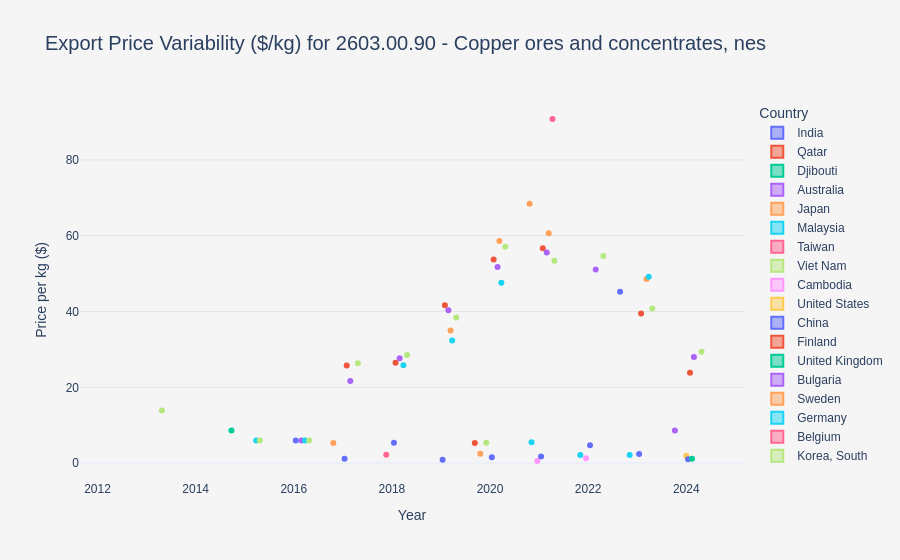

Notebook source saved alongside this figure:
### Code cell
plot_price_variability(df, commodity='2603.00.90 - Copper ores and concentrates, nes', output_html='data/Prices/cu_price_variability.html')

### Figure 1 — Plotly figure (JSON) as saved in the notebook; plotly's stock layout.template omitted (floating-point values rounded to 4 significant figures)
{"data": [{"alignmentgroup": "True", "boxpoints": "all", "customdata": [["India", 4522, 100, "weight in kilograms"]], "hovertemplate": "Country=%{customdata[0]}<br>Year=%{x}<br>Price_per_kg=%{y}<br>Value ($)=%{customdata[1]}<br>Quantity=%{customdata[2]}<br>Unit of measure=%{customdata[3]}<extra></extra>", "legendgroup": "India", "marker": {"color": "#636efa"}, "name": "India", "notched": false, "offsetgroup": "India", "orientation": "v", "showlegend": true, "x": [2023], "x0": " ", "xaxis": "x", "y": [45.22], "y0": " ", "yaxis": "y", "type": "box"}, {"alignmentgroup": "True", "boxpoints": "all", "customdata": [["Qatar", 674, 126, "weight in kilograms"]], "hovertemplate": "Country=%{customdata[0]}<br>Year=%{x}<br>Price_per_kg=%{y}<br>Value ($)=%{customdata[1]}<br>Quantity=%{customdata[2]}<br>Unit of measure=%{customdata[3]}<extra></extra>", "legendgroup": "Qatar", "marker": {"color": "#EF553B"}, "name": "Qatar", "notched": false, "offsetgroup": "Qatar", "orientation": "v", "showlegend": true, "x": [2020], "x0": " ", "xaxis": "x", "y": [5.349], "y0": " ", "yaxis": "y", "type": "box"}, {"alignmentgroup": "True", "boxpoints": "all", "customdata": [["Djibouti", 5003, 582, "weight in kilograms"]], "hovertemplate": "Country=%{customdata[0]}<br>Year=%{x}<br>Price_per_kg=%{y}<br>Value ($)=%{customdata[1]}<br>Quantity=%{customdata[2]}<br>Unit of measure=%{customdata[3]}<extra></extra>", "legendgroup": "Djibouti", "marker": {"color": "#00cc96"}, "name": "Djibouti", "notched": false, "offsetgroup": "Djibouti", "orientation": "v", "showlegend": true, "x": [2015], "x0": " ", "xaxis": "x", "y": [8.596], "y0": " ", "yaxis": "y", "type": "box"}, {"alignmentgroup": "True", "boxpoints": "all", "customdata": [["Australia", 10333, 1200, "weight in kilograms"]], "hovertemplate": "Country=%{customdata[0]}<br>Year=%{x}<br>Price_per_kg=%{y}<br>Value ($)=%{customdata[1]}<br>Quantity=%{customdata[2]}<br>Unit of measure=%{customdata[3]}<extra></extra>", "legendgroup": "Australia", "marker": {"color": "#ab63fa"}, "name": "Australia", "notched": false, "offsetgroup": "Australia", "orientation": "v", "showlegend": true, "x": [2024], "x0": " ", "xaxis": "x", "y": [8.611], "y0": " ", "yaxis": "y", "type": "box"}, {"alignmentgroup": "True", "boxpoints": "all", "customdata": [["Japan", 147820, 2160, "weight in kilograms"], ["Japan", 47892, 9004, "weight in kilograms"], ["Japan", 54181, 21881, "weight in kilograms"]], "hovertemplate": "Country=%{customdata[0]}<br>Year=%{x}<br>Price_per_kg=%{y}<br>Value ($)=%{customdata[1]}<br>Quantity=%{customdata[2]}<br>Unit of measure=%{customdata[3]}<extra></extra>", "legendgroup": "Japan", "marker": {"color": "#FFA15A"}, "name": "Japan", "notched": false, "offsetgroup": "Japan", "orientation": "v", "showlegend": true, "x": [2021, 2017, 2020], "x0": " ", "xaxis": "x", "y": [68.44, 5.319, 2.476], "y0": " ", "yaxis": "y", "type": "box"}, {"alignmentgroup": "True", "boxpoints": "all", "customdata": [["Malaysia", 26672, 4840, "weight in kilograms"], ["Malaysia", 43550, 20392, "weight in kilograms"], ["Malaysia", 108860, 51137, "weight in kilograms"]], "hovertemplate": "Country=%{customdata[0]}<br>Year=%{x}<br>Price_per_kg=%{y}<br>Value ($)=%{customdata[1]}<br>Quantity=%{customdata[2]}<br>Unit of measure=%{customdata[3]}<extra></extra>", "legendgroup": "Malaysia", "marker": {"color": "#19d3f3"}, "name": "Malaysia", "notched": false, "offsetgroup": "Malaysia", "orientation": "v", "showlegend": true, "x": [2021, 2022, 2023], "x0": " ", "xaxis": "x", "y": [5.511, 2.136, 2.129], "y0": " ", "yaxis": "y", "type": "box"}, {"alignmentgroup": "True", "boxpoints": "all", "customdata": [["Taiwan", 16330, 7407, "weight in kilograms"]], "hovertemplate": "Country=%{customdata[0]}<br>Year=%{x}<br>Price_per_kg=%{y}<br>Value ($)=%{customdata[1]}<br>Quantity=%{customdata[2]}<br>Unit of measure=%{customdata[3]}<extra></extra>", "legendgroup": "Taiwan", "marker": {"color": "#FF6692"}, "name": "Taiwan", "notched": false, "offsetgroup": "Taiwan", "orientation": "v", "showlegend": true, "x": [2018], "x0": " ", "xaxis": "x", "y": [2.205], "y0": " ", "yaxis": "y", "type": "box"}, {"alignmentgroup": "True", "boxpoints": "all", "customdata": [["Viet Nam", 43909, 8169, "weight in kilograms"]], "hovertemplate": "Country=%{customdata[0]}<br>Year=%{x}<br>Price_per_kg=%{y}<br>Value ($)=%{customdata[1]}<br>Quantity=%{customdata[2]}<br>Unit of measure=%{customdata[3]}<extra></extra>", "legendgroup": "Viet Nam", "marker": {"color": "#B6E880"}, "name": "Viet Nam", "notched": false, "offsetgroup": "Viet Nam", "orientation": "v", "showlegend": true, "x": [2020], "x0": " ", "xaxis": "x", "y": [5.375], "y0": " ", "yaxis": "y", "type": "box"}, {"alignmentgroup": "True", "boxpoints": "all", "customdata": [["Cambodia", 5297, 9176, "weight in kilograms"], ["Cambodia", 87162, 65291, "weight in kilograms"]], "hovertemplate": "Country=%{customdata[0]}<br>Year=%{x}<br>Price_per_kg=%{y}<br>Value ($)=%{customdata[1]}<br>Quantity=%{customdata[2]}<br>Unit of measure=%{customdata[3]}<extra></extra>", "legendgroup": "Cambodia", "marker": {"color": "#FF97FF"}, "name": "Cambodia", "notched": false, "offsetgroup": "Cambodia", "orientation": "v", "showlegend": true, "x": [2021, 2022], "x0": " ", "xaxis": "x", "y": [0.5773, 1.335], "y0": " ", "yaxis": "y", "type": "box"}, {"alignmentgroup": "True", "boxpoints": "all", "customdata": [["United States", 30095, 15506, "weight in kilograms"]], "hovertemplate": "Country=%{customdata[0]}<br>Year=%{x}<br>Price_per_kg=%{y}<br>Value ($)=%{customdata[1]}<br>Quantity=%{customdata[2]}<br>Unit of measure=%{customdata[3]}<extra></extra>", "legendgroup": "United States", "marker": {"color": "#FECB52"}, "name": "United States", "notched": false, "offsetgroup": "United States", "orientation": "v", "showlegend": true, "x": [2024], "x0": " ", "xaxis": "x", "y": [1.941], "y0": " ", "yaxis": "y", "type": "box"}, {"alignmentgroup": "True", "boxpoints": "all", "customdata": [["China", 100945, 18780, "weight in kilograms"], ["China", 225989, 47648, "weight in kilograms"], ["China", 354423, 59071, "weight in kilograms"], ["China", 161110, 138821, "weight in kilograms"], ["China", 153338, 147514, "weight in kilograms"], ["China", 291490, 188927, "weight in kilograms"], ["China", 278504, 296733, "weight in kilograms"], ["China", 942248, 525947, "weight in kilograms"], ["China", 1567549, 654528, "weight in kilograms"]], "hovertemplate": "Country=%{customdata[0]}<br>Year=%{x}<br>Price_per_kg=%{y}<br>Value ($)=%{customdata[1]}<br>Quantity=%{customdata[2]}<br>Unit of measure=%{customdata[3]}<extra></extra>", "legendgroup": "China", "marker": {"color": "#636efa"}, "name": "China", "notched": false, "offsetgroup": "China", "orientation": "v", "showlegend": true, "x": [2018, 2022, 2016, 2017, 2024, 2020, 2019, 2021, 2023], "x0": " ", "xaxis": "x", "y": [5.375, 4.743, 6.0, 1.161, 1.039, 1.543, 0.9386, 1.792, 2.395], "y0": " ", "yaxis": "y", "type": "box"}, {"alignmentgroup": "True", "boxpoints": "all", "customdata": [["Finland", 1351645, 56639, "weight in kilograms"], ["Finland", 6330646, 160403, "weight in kilograms"], ["Finland", 11533433, 203414, "weight in kilograms"], ["Finland", 5743511, 223153, "weight in kilograms"], ["Finland", 8347627, 315396, "weight in kilograms"], ["Finland", 14143262, 339619, "weight in kilograms"], ["Finland", 21843930, 406531, "weight in kilograms"]], "hovertemplate": "Country=%{customdata[0]}<br>Year=%{x}<br>Price_per_kg=%{y}<br>Value ($)=%{customdata[1]}<br>Quantity=%{customdata[2]}<br>Unit of measure=%{customdata[3]}<extra></extra>", "legendgroup": "Finland", "marker": {"color": "#EF553B"}, "name": "Finland", "notched": false, "offsetgroup": "Finland", "orientation": "v", "showlegend": true, "x": [2024, 2023, 2021, 2017, 2018, 2019, 2020], "x0": " ", "xaxis": "x", "y": [23.86, 39.47, 56.7, 25.74, 26.47, 41.64, 53.73], "y0": " ", "yaxis": "y", "type": "box"}, {"alignmentgroup": "True", "boxpoints": "all", "customdata": [["United Kingdom", 73299, 63647, "weight in kilograms"]], "hovertemplate": "Country=%{customdata[0]}<br>Year=%{x}<br>Price_per_kg=%{y}<br>Value ($)=%{customdata[1]}<br>Quantity=%{customdata[2]}<br>Unit of measure=%{customdata[3]}<extra></extra>", "legendgroup": "United Kingdom", "marker": {"color": "#00cc96"}, "name": "United Kingdom", "notched": false, "offsetgroup": "United Kingdom", "orientation": "v", "showlegend": true, "x": [2024], "x0": " ", "xaxis": "x", "y": [1.152], "y0": " ", "yaxis": "y", "type": "box"}, {"alignmentgroup": "True", "boxpoints": "all", "customdata": [["Bulgaria", 1787050, 63800, "weight in kilograms"], ["Bulgaria", 5702903, 111680, "weight in kilograms"], ["Bulgaria", 5809570, 210148, "weight in kilograms"], ["Bulgaria", 16317101, 293735, "weight in kilograms"], ["Bulgaria", 7927407, 366065, "weight in kilograms"], ["Bulgaria", 19225207, 476982, "weight in kilograms"], ["Bulgaria", 28157538, 544471, "weight in kilograms"], ["Bulgaria", 4060533, 676755, "weight in kilograms"]], "hovertemplate": "Country=%{customdata[0]}<br>Year=%{x}<br>Price_per_kg=%{y}<br>Value ($)=%{customdata[1]}<br>Quantity=%{customdata[2]}<br>Unit of measure=%{customdata[3]}<extra></extra>", "legendgroup": "Bulgaria", "marker": {"color": "#ab63fa"}, "name": "Bulgaria", "notched": false, "offsetgroup": "Bulgaria", "orientation": "v", "showlegend": true, "x": [2024, 2022, 2018, 2021, 2017, 2019, 2020, 2016], "x0": " ", "xaxis": "x", "y": [28.01, 51.06, 27.65, 55.55, 21.66, 40.31, 51.72, 6.0], "y0": " ", "yaxis": "y", "type": "box"}, {"alignmentgroup": "True", "boxpoints": "all", "customdata": [["Sweden", 2810223, 80263, "weight in kilograms"], ["Sweden", 5429150, 92622, "weight in kilograms"], ["Sweden", 7774887, 128160, "weight in kilograms"], ["Sweden", 9123207, 187854, "weight in kilograms"]], "hovertemplate": "Country=%{customdata[0]}<br>Year=%{x}<br>Price_per_kg=%{y}<br>Value ($)=%{customdata[1]}<br>Quantity=%{customdata[2]}<br>Unit of measure=%{customdata[3]}<extra></extra>", "legendgroup": "Sweden", "marker": {"color": "#FFA15A"}, "name": "Sweden", "notched": false, "offsetgroup": "Sweden", "orientation": "v", "showlegend": true, "x": [2019, 2020, 2021, 2023], "x0": " ", "xaxis": "x", "y": [35.01, 58.62, 60.67, 48.57], "y0": " ", "yaxis": "y", "type": "box"}, {"alignmentgroup": "True", "boxpoints": "all", "customdata": [["Germany", 4337183, 91090, "weight in kilograms"], ["Germany", 2721040, 105310, "weight in kilograms"], ["Germany", 9222597, 187641, "weight in kilograms"], ["Germany", 1275902, 212650, "weight in kilograms"], ["Germany", 12923679, 399702, "weight in kilograms"], ["Germany", 3671007, 611835, "weight in kilograms"]], "hovertemplate": "Country=%{customdata[0]}<br>Year=%{x}<br>Price_per_kg=%{y}<br>Value ($)=%{customdata[1]}<br>Quantity=%{customdata[2]}<br>Unit of measure=%{customdata[3]}<extra></extra>", "legendgroup": "Germany", "marker": {"color": "#19d3f3"}, "name": "Germany", "notched": false, "offsetgroup": "Germany", "orientation": "v", "showlegend": true, "x": [2020, 2018, 2023, 2015, 2019, 2016], "x0": " ", "xaxis": "x", "y": [47.61, 25.84, 49.15, 6.0, 32.33, 6.0], "y0": " ", "yaxis": "y", "type": "box"}, {"alignmentgroup": "True", "boxpoints": "all", "customdata": [["Belgium", 9905764, 109120, "weight in kilograms"]], "hovertemplate": "Country=%{customdata[0]}<br>Year=%{x}<br>Price_per_kg=%{y}<br>Value ($)=%{customdata[1]}<br>Quantity=%{customdata[2]}<br>Unit of measure=%{customdata[3]}<extra></extra>", "legendgroup": "Belgium", "marker": {"color": "#FF6692"}, "name": "Belgium", "notched": false, "offsetgroup": "Belgium", "orientation": "v", "showlegend": true, "x": [2021], "x0": " ", "xaxis": "x", "y": [90.78], "y0": " ", "yaxis": "y", "type": "box"}, {"alignmentgroup": "True", "boxpoints": "all", "customdata": [["Korea, South", 1728679, 124433, "weight in kilograms"], ["Korea, South", 4828901, 183342, "weight in kilograms"], ["Korea, South", 11177351, 209330, "weight in kilograms"], ["Korea, South", 10176399, 264776, "weight in kilograms"], ["Korea, South", 7799049, 273464, "weight in kilograms"], ["Korea, South", 18088405, 317030, "weight in kilograms"], ["Korea, South", 13788255, 468714, "weight in kilograms"], ["Korea, South", 35456251, 649176, "weight in kilograms"], ["Korea, South", 31259576, 765682, "weight in kilograms"], ["Korea, South", 6182757, 1030460, "weight in kilograms"], ["Korea, South", 13833110, 2305518, "weight in kilograms"]], "hovertemplate": "Country=%{customdata[0]}<br>Year=%{x}<br>Price_per_kg=%{y}<br>Value ($)=%{customdata[1]}<br>Quantity=%{customdata[2]}<br>Unit of measure=%{customdata[3]}<extra></extra>", "legendgroup": "Korea, South", "marker": {"color": "#B6E880"}, "name": "Korea, South", "notched": false, "offsetgroup": "Korea, South", "orientation": "v", "showlegend": true, "x": [2013, 2017, 2021, 2019, 2018, 2020, 2024, 2022, 2023, 2015, 2016], "x0": " ", "xaxis": "x", "y": [13.89, 26.34, 53.4, 38.43, 28.52, 57.06, 29.42, 54.62, 40.83, 6.0, 6.0], "y0": " ", "yaxis": "y", "type": "box"}], "layout": {"xaxis": {"anchor": "y", "domain": [0.0, 1.0], "title": {"text": "Year"}}, "yaxis": {"anchor": "x", "domain": [0.0, 1.0], "title": {"text": "Price per kg ($)"}, "gridcolor": "rgba(230,230,230,1)"}, "legend": {"title": {"text": "Country"}, "tracegroupgap": 0}, "title": {"text": "Export Price Variability ($/kg) for 2603.00.90 - Copper ores and concentrates, nes", "font": {"size": 20}}, "boxmode": "group", "font": {"family": "Arial", "size": 12}, "paper_bgcolor": "rgb(245,245,245)", "plot_bgcolor": "rgb(245,245,245)"}}
